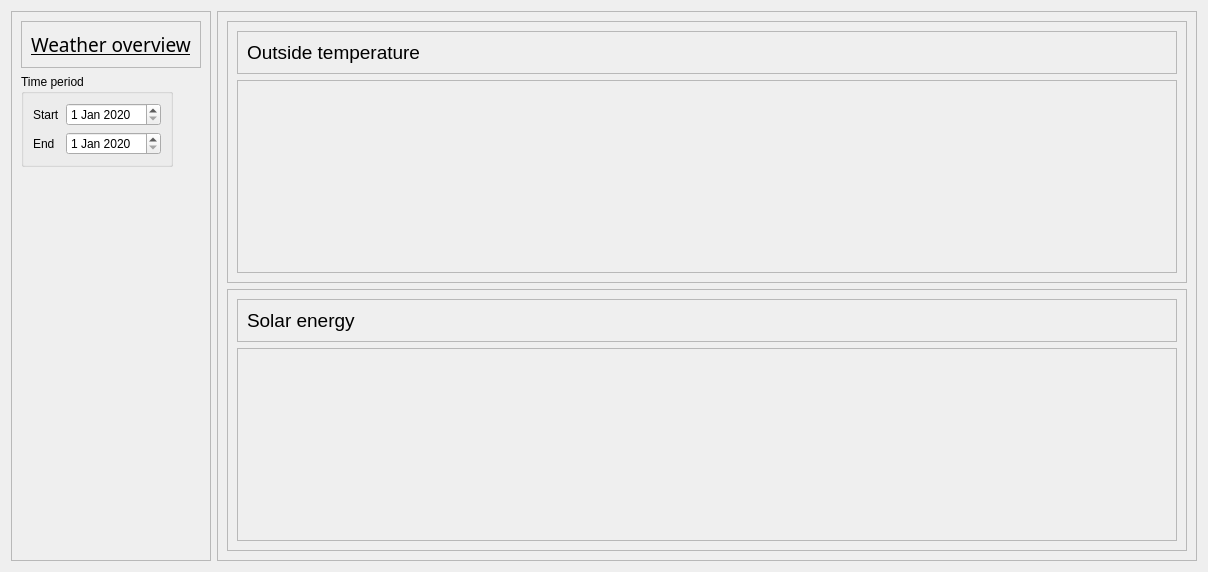
         <widget class="QWidget" name="WeatherQWidget">
          <layout class="QHBoxLayout" name="horizontalLayout_5">
           <item>
            <widget class="QFrame" name="frame_15">
             <property name="frameShape">
              <enum>QFrame::StyledPanel</enum>
             </property>
             <property name="frameShadow">
              <enum>QFrame::Raised</enum>
             </property>
             <layout class="QVBoxLayout" name="verticalLayout_8">
              <item>
               <widget class="QFrame" name="frame_14">
                <property name="frameShape">
                 <enum>QFrame::StyledPanel</enum>
                </property>
                <property name="frameShadow">
                 <enum>QFrame::Raised</enum>
                </property>
                <layout class="QHBoxLayout" name="horizontalLayout_4">
                 <item>
                  <widget class="QLabel" name="label_5">
                   <property name="font">
                    <font>
                     <family>Bahnschrift SemiBold</family>
                     <pointsize>14</pointsize>
                     <underline>true</underline>
                    </font>
                   </property>
                   <property name="text">
                    <string>Weather overview</string>
                   </property>
                  </widget>
                 </item>
                </layout>
               </widget>
              </item>
              <item alignment="Qt::AlignLeft">
               <widget class="QGroupBox" name="groupBox">
                <property name="title">
                 <string>Time period</string>
                </property>
                <layout class="QFormLayout" name="formLayout">
                 <item row="0" column="0">
                  <widget class="QLabel" name="label_3">
                   <property name="text">
                    <string>Start</string>
                   </property>
                  </widget>
                 </item>
                 <item row="0" column="1">
                  <widget class="QDateEdit" name="startDateWeather">
                   <property name="minimumDate">
                    <date>
                     <year>2020</year>
                     <month>1</month>
                     <day>1</day>
                    </date>
                   </property>
                  </widget>
                 </item>
                 <item row="1" column="0">
                  <widget class="QLabel" name="label_4">
                   <property name="text">
                    <string>End</string>
                   </property>
                  </widget>
                 </item>
                 <item row="1" column="1">
                  <widget class="QDateEdit" name="endDateWeather">
                   <property name="minimumDate">
                    <date>
                     <year>2020</year>
                     <month>1</month>
                     <day>1</day>
                    </date>
                   </property>
                  </widget>
                 </item>
                </layout>
               </widget>
              </item>
              <item>
               <spacer name="verticalSpacer_2">
                <property name="orientation">
                 <enum>Qt::Vertical</enum>
                </property>
                <property name="sizeHint" stdset="0">
                 <size>
                  <width>20</width>
                  <height>384</height>
                 </size>
                </property>
               </spacer>
              </item>
             </layout>
            </widget>
           </item>
           <item>
            <widget class="QFrame" name="frame_13">
             <property name="frameShape">
              <enum>QFrame::StyledPanel</enum>
             </property>
             <property name="frameShadow">
              <enum>QFrame::Raised</enum>
             </property>
             <layout class="QVBoxLayout" name="verticalLayout_7">
              <item>
               <widget class="QFrame" name="frame_9">
                <property name="frameShape">
                 <enum>QFrame::StyledPanel</enum>
                </property>
                <property name="frameShadow">
                 <enum>QFrame::Raised</enum>
                </property>
                <layout class="QVBoxLayout" name="verticalLayout_5">
                 <item>
                  <widget class="QFrame" name="frame_10">
                   <property name="sizePolicy">
                    <sizepolicy hsizetype="Preferred" vsizetype="Maximum">
                     <horstretch>0</horstretch>
                     <verstretch>0</verstretch>
                    </sizepolicy>
                   </property>
                   <property name="frameShape">
                    <enum>QFrame::StyledPanel</enum>
                   </property>
                   <property name="frameShadow">
                    <enum>QFrame::Raised</enum>
                   </property>
                   <layout class="QHBoxLayout" name="horizontalLayout_2">
                    <item alignment="Qt::AlignTop">
                     <widget class="QLabel" name="label_6">
                      <property name="font">
                       <font>
                        <family>Arial</family>
                        <pointsize>14</pointsize>
                       </font>
                      </property>
                      <property name="text">
                       <string>Outside temperature </string>
                      </property>
                     </widget>
                    </item>
                    <item>
                     <spacer name="horizontalSpacer_2">
                      <property name="orientation">
                       <enum>Qt::Horizontal</enum>
                      </property>
                      <property name="sizeHint" stdset="0">
                       <size>
                        <width>741</width>
                        <height>20</height>
                       </size>
                      </property>
                     </spacer>
                    </item>
                   </layout>
                  </widget>
                 </item>
                 <item>
                  <widget class="QFrame" name="toaFrame">
                   <property name="sizePolicy">
                    <sizepolicy hsizetype="Preferred" vsizetype="Expanding">
                     <horstretch>0</horstretch>
                     <verstretch>0</verstretch>
                    </sizepolicy>
                   </property>
                   <property name="frameShape">
                    <enum>QFrame::StyledPanel</enum>
                   </property>
                   <property name="frameShadow">
                    <enum>QFrame::Raised</enum>
                   </property>
                  </widget>
                 </item>
                </layout>
               </widget>
              </item>
              <item>
               <widget class="QFrame" name="frame_11">
                <property name="frameShape">
                 <enum>QFrame::StyledPanel</enum>
                </property>
                <property name="frameShadow">
                 <enum>QFrame::Raised</enum>
                </property>
                <layout class="QVBoxLayout" name="verticalLayout_6">
                 <item>
                  <widget class="QFrame" name="frame_12">
                   <property name="sizePolicy">
                    <sizepolicy hsizetype="Preferred" vsizetype="Maximum">
                     <horstretch>0</horstretch>
                     <verstretch>0</verstretch>
                    </sizepolicy>
                   </property>
                   <property name="frameShape">
                    <enum>QFrame::StyledPanel</enum>
                   </property>
                   <property name="frameShadow">
                    <enum>QFrame::Raised</enum>
                   </property>
                   <layout class="QHBoxLayout" name="horizontalLayout_3">
                    <item alignment="Qt::AlignTop">
                     <widget class="QLabel" name="label_7">
                      <property name="font">
                       <font>
                        <family>Arial</family>
                        <pointsize>14</pointsize>
                       </font>
                      </property>
                      <property name="text">
                       <string>Solar energy</string>
                      </property>
                     </widget>
                    </item>
                    <item>
                     <spacer name="horizontalSpacer_3">
                      <property name="orientation">
                       <enum>Qt::Horizontal</enum>
                      </property>
                      <property name="sizeHint" stdset="0">
                       <size>
                        <width>150</width>
                        <height>20</height>
                       </size>
                      </property>
                     </spacer>
                    </item>
                   </layout>
                  </widget>
                 </item>
                 <item>
                  <widget class="QFrame" name="solarEnergyFrame">
                   <property name="sizePolicy">
                    <sizepolicy hsizetype="Preferred" vsizetype="Expanding">
                     <horstretch>0</horstretch>
                     <verstretch>0</verstretch>
                    </sizepolicy>
                   </property>
                   <property name="frameShape">
                    <enum>QFrame::StyledPanel</enum>
                   </property>
                   <property name="frameShadow">
                    <enum>QFrame::Raised</enum>
                   </property>
                  </widget>
                 </item>
                </layout>
               </widget>
              </item>
             </layout>
            </widget>
           </item>
          </layout>
         </widget>
